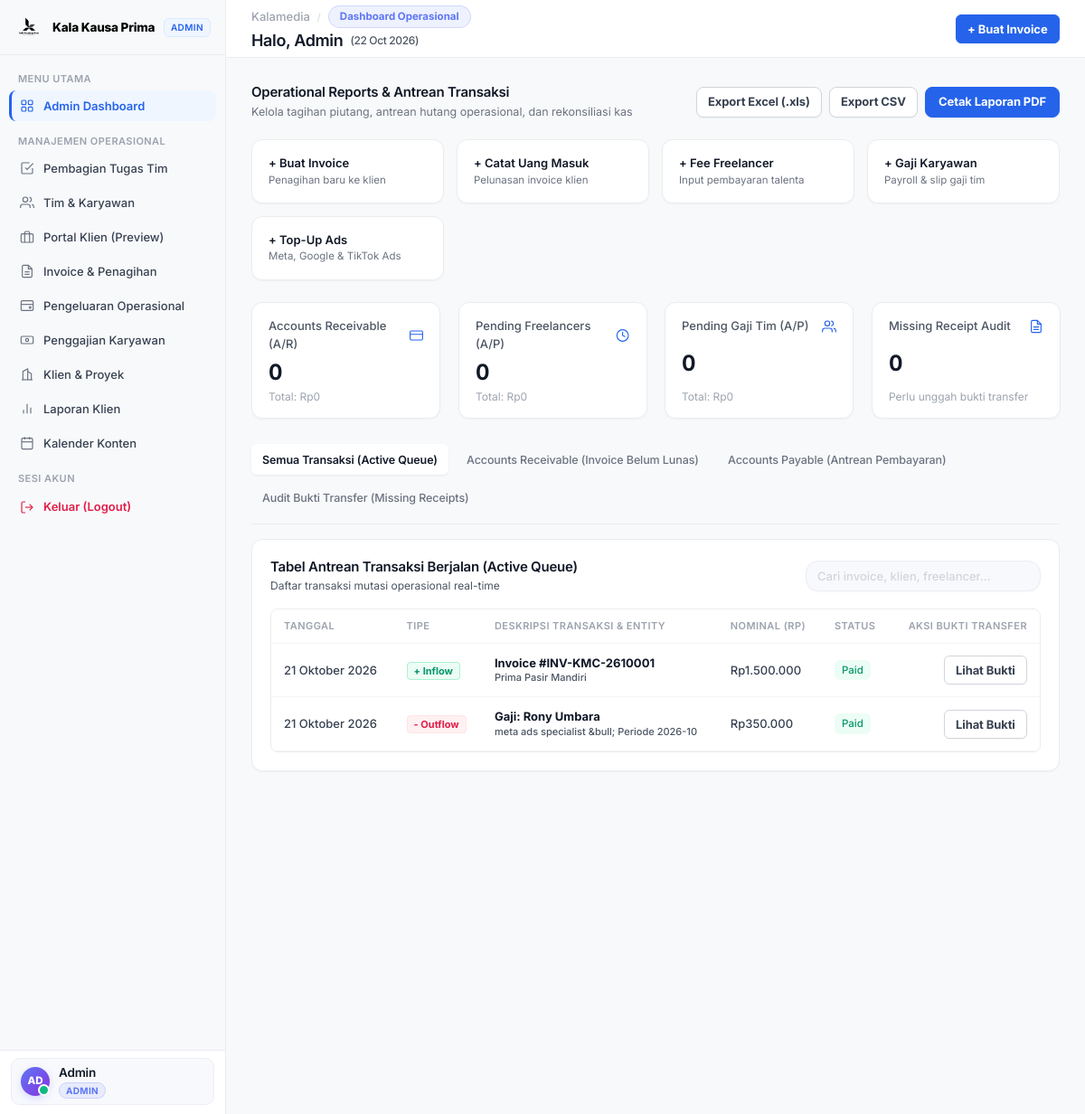
The page /admin-dashboard?_u=u_2 (signed in) on the database as committed earlier.
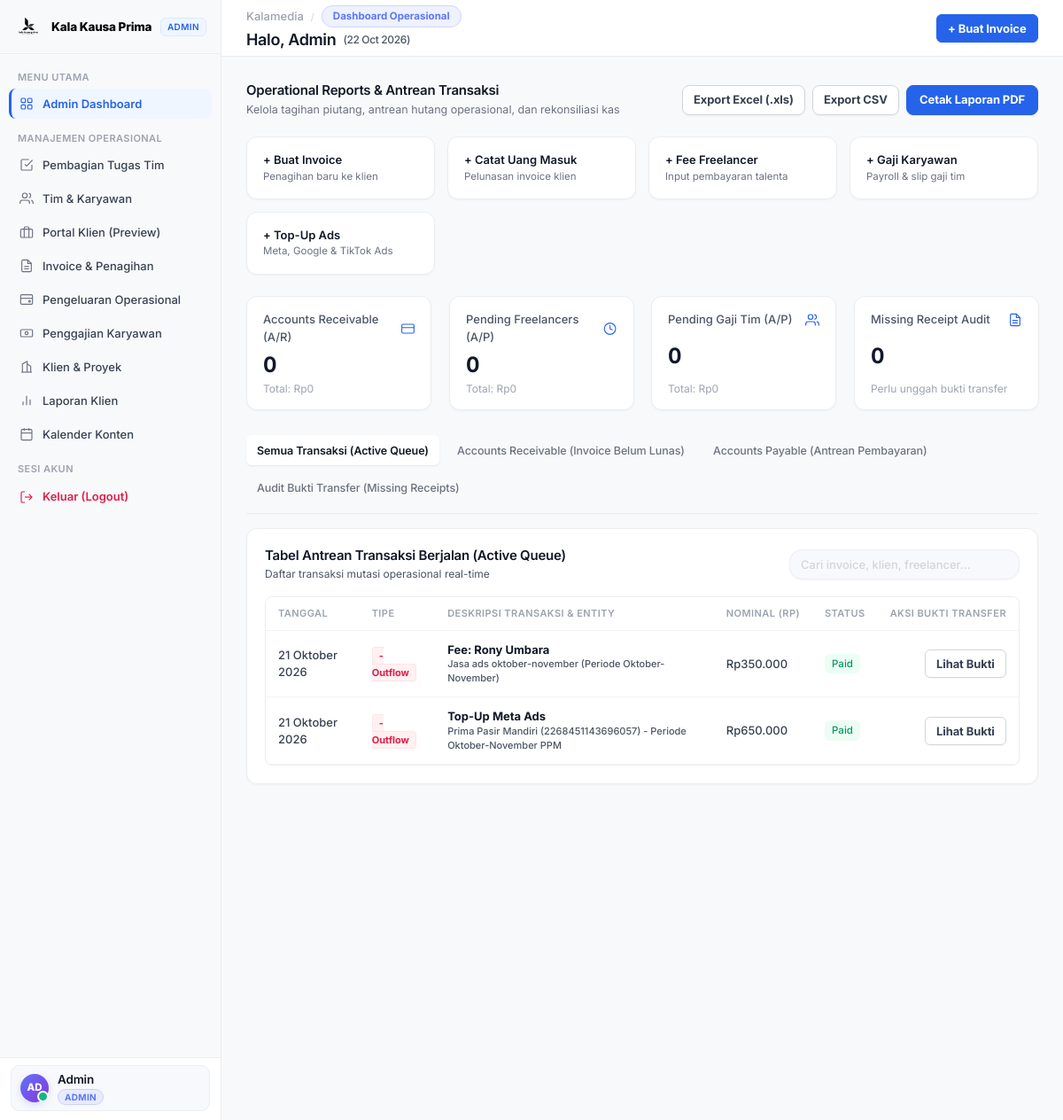
The same page on the database as committed later.
### tables this page shows
CREATE TABLE invoices (
                id INTEGER PRIMARY KEY AUTOINCREMENT,
                invoice_number VARCHAR(50) UNIQUE NOT NULL,
                client_id INTEGER NOT NULL,
                project_id INTEGER DEFAULT NULL,
                issue_date DATE NOT NULL,
                due_date DATE NOT NULL,
                subtotal DECIMAL(15,2) NOT NULL DEFAULT 0,
                discount_percent DECIMAL(5,2) DEFAULT 0,
                discount_amount DECIMAL(15,2) DEFAULT 0,
                tax_percent DECIMAL(5,2) DEFAULT 0,
                tax_amount DECIMAL(15,2) DEFAULT 0,
                total_amount DECIMAL(15,2) NOT NULL DEFAULT 0,
                status VARCHAR(20) DEFAULT 'Draft', -- 'Draft', 'Sent', 'Paid', 'Overdue'
                paid_at DATETIME DEFAULT NULL,
                payment_method VARCHAR(50) DEFAULT NULL,
                receipt_file VARCHAR(255) DEFAULT NULL,
                notes TEXT DEFAULT NULL,
                created_at DATETIME DEFAULT CURRENT_TIMESTAMP, is_deleted INTEGER DEFAULT 0,
                FOREIGN KEY (client_id) REFERENCES clients(id) ON DELETE CASCADE,
                FOREIGN KEY (project_id) REFERENCES projects(id) ON DELETE SET NULL
            );

CREATE TABLE clients (
                id INTEGER PRIMARY KEY AUTOINCREMENT,
                name VARCHAR(150) NOT NULL,
                company VARCHAR(150) NOT NULL,
                email VARCHAR(150) NOT NULL,
                phone VARCHAR(50) NOT NULL,
                address TEXT DEFAULT NULL,
                created_at DATETIME DEFAULT CURRENT_TIMESTAMP
            , logo VARCHAR(255) DEFAULT NULL, is_deleted INTEGER DEFAULT 0, company_name VARCHAR(150) DEFAULT NULL, pic_name VARCHAR(150) DEFAULT NULL, package_name VARCHAR(100) DEFAULT 'Social Media & Performance Ads', status VARCHAR(30) DEFAULT 'Active', service_type VARCHAR(200) DEFAULT 'Kelola Sosmed', contract_start_date DATE DEFAULT NULL, contract_end_date DATE DEFAULT NULL, contract_status VARCHAR(30) DEFAULT 'active');

CREATE TABLE salaries (
                id INTEGER PRIMARY KEY AUTOINCREMENT,
                employee_id INTEGER DEFAULT NULL,
                employee_name VARCHAR(150) NOT NULL,
                employee_position VARCHAR(100) DEFAULT NULL,
                bank_name VARCHAR(100) DEFAULT 'BCA',
                bank_account VARCHAR(100) DEFAULT NULL,
                month_period VARCHAR(20) NOT NULL, -- e.g. '2026-08' or 'Agustus 2026'
                base_salary DECIMAL(15,2) NOT NULL DEFAULT 0,
                allowance DECIMAL(15,2) NOT NULL DEFAULT 0, -- Tunjangan, Bonus, Lembur
                deduction DECIMAL(15,2) NOT NULL DEFAULT 0, -- Potongan, BPJS, PPh21, Kasbon
                net_salary DECIMAL(15,2) NOT NULL DEFAULT 0, -- Take-Home Pay (base + allowance - deduction)
                payment_date DATE NOT NULL,
                status VARCHAR(20) DEFAULT 'Pending', -- 'Pending', 'Paid'
                paid_at DATETIME DEFAULT NULL,
                receipt_file VARCHAR(255) DEFAULT NULL,
                notes TEXT DEFAULT NULL,
                created_at DATETIME DEFAULT CURRENT_TIMESTAMP, is_deleted INTEGER DEFAULT 0,
                FOREIGN KEY (employee_id) REFERENCES employees(id) ON DELETE SET NULL
            );

CREATE TABLE freelancer_payouts (
                id INTEGER PRIMARY KEY AUTOINCREMENT,
                freelancer_name VARCHAR(150) NOT NULL,
                freelancer_bank VARCHAR(100) DEFAULT NULL,
                freelancer_account VARCHAR(100) DEFAULT NULL,
                project_id INTEGER NOT NULL,
                task_description TEXT NOT NULL,
                amount DECIMAL(15,2) NOT NULL DEFAULT 0,
                status VARCHAR(20) DEFAULT 'Pending', -- 'Pending', 'Paid'
                paid_at DATETIME DEFAULT NULL,
                receipt_file VARCHAR(255) DEFAULT NULL,
                created_at DATETIME DEFAULT CURRENT_TIMESTAMP, is_deleted INTEGER DEFAULT 0, freelancer_phone VARCHAR(50) DEFAULT NULL,
                FOREIGN KEY (project_id) REFERENCES projects(id) ON DELETE CASCADE
            );

CREATE TABLE ads_spend (
                id INTEGER PRIMARY KEY AUTOINCREMENT,
                client_id INTEGER NOT NULL,
                project_id INTEGER DEFAULT NULL,
                platform VARCHAR(50) NOT NULL, -- 'Meta Ads', 'Google Ads', 'TikTok Ads', 'LinkedIn Ads'
                account_id VARCHAR(100) DEFAULT NULL,
                amount DECIMAL(15,2) NOT NULL DEFAULT 0,
                spent_date DATE NOT NULL,
                receipt_file VARCHAR(255) DEFAULT NULL,
                notes TEXT DEFAULT NULL,
                created_at DATETIME DEFAULT CURRENT_TIMESTAMP, is_deleted INTEGER DEFAULT 0,
                FOREIGN KEY (client_id) REFERENCES clients(id) ON DELETE CASCADE,
                FOREIGN KEY (project_id) REFERENCES projects(id) ON DELETE SET NULL
            );

### config/app.php (called while the page is built, shortened)
<?php
function format_rupiah($number, $with_prefix = true) {
    $val = number_format(floatval($number), 0, ',', '.');
    return $with_prefix ? 'Rp' . $val : $val;
}
function format_date($date_str, $with_time = false) {
    $timestamp = strtotime($date_str);
    $months = [
        1 => 'Januari', 2 => 'Februari', 3 => 'Maret', 4 => 'April',
        5 => 'Mei', 6 => 'Juni', 7 => 'Juli', 8 => 'Agustus',
        9 => 'September', 10 => 'Oktober', 11 => 'November', 12 => 'Desember'
    ];
    $d = date('d', $timestamp);
    $m = $months[(int)date('m', $timestamp)];
    $y = date('Y', $timestamp);
    return "$d $m $y";
}

### views/admin_dashboard.php (shortened to what the rows shown need)
<?php
$db = Database::getConnection();
$transactions = [];
$invoices = $db->query("
    SELECT i.id, i.invoice_number, i.total_amount, i.status, i.issue_date, i.due_date, i.receipt_file,
           c.company as client_company, 'Inflow (Invoice)' as trans_type, 'invoice' as target_type
    FROM invoices i
    JOIN clients c ON i.client_id = c.id
    WHERE COALESCE(i.is_deleted, 0) = 0
    ORDER BY i.id DESC LIMIT 15
")->fetchAll();
foreach ($invoices as $inv) {
    $transactions[] = [
        'id' => $inv['id'],
        'target_type' => 'invoice',
        'trans_type' => 'Inflow',
        'date' => $inv['issue_date'],
        'due_date' => $inv['due_date'],
        'title' => "Invoice #" . $inv['invoice_number'],
        'subtitle' => $inv['client_company'],
        'amount' => floatval($inv['total_amount']),
        'status' => $inv['status'],
        'receipt_file' => $inv['receipt_file']
    ];
}
$payouts = $db->query("
    SELECT p.id, p.freelancer_name, p.freelancer_bank, p.freelancer_account, p.amount, p.status,
           p.task_description, p.created_at as trans_date, p.receipt_file,
           pr.name as project_name, 'Outflow (Freelancer)' as trans_type, 'payout' as target_type
    FROM freelancer_payouts p
    LEFT JOIN projects pr ON p.project_id = pr.id
    WHERE COALESCE(p.is_deleted, 0) = 0
    ORDER BY p.id DESC LIMIT 15
")->fetchAll();
foreach ($payouts as $pay) {
    $transactions[] = [
        'id' => $pay['id'],
        'target_type' => 'payout',
        'trans_type' => 'Outflow',
        'date' => date('Y-m-d', strtotime($pay['trans_date'])),
        'title' => "Fee: " . $pay['freelancer_name'],
        'subtitle' => $pay['task_description'] . " (" . $pay['project_name'] . ")",
        'bank_info' => ($pay['freelancer_bank'] ? $pay['freelancer_bank'] . " - " . $pay['freelancer_account'] : ""),
        'amount' => floatval($pay['amount']),
        'status' => $pay['status'],
        'receipt_file' => $pay['receipt_file']
    ];
}
$sals = $db->query("
    SELECT s.id, s.employee_name, s.employee_position, s.net_salary, s.status, s.payment_date as trans_date, s.receipt_file, s.month_period, s.bank_name, s.bank_account,
           'Outflow (Gaji Karyawan)' as trans_type, 'salary' as target_type
    FROM salaries s
    WHERE COALESCE(s.is_deleted, 0) = 0
    ORDER BY s.id DESC LIMIT 15
")->fetchAll();
foreach ($sals as $sal) {
    $transactions[] = [
        'id' => $sal['id'],
        'target_type' => 'salary',
        'trans_type' => 'Outflow',
        'date' => $sal['trans_date'],
        'title' => "Gaji: " . $sal['employee_name'],
        'subtitle' => ($sal['employee_position'] ?: 'Karyawan') . " &bull; Periode " . $sal['month_period'],
        'bank_info' => ($sal['bank_name'] ? $sal['bank_name'] . " - " . $sal['bank_account'] : ""),
        'amount' => floatval($sal['net_salary']),
        'status' => $sal['status'],
        'receipt_file' => $sal['receipt_file']
    ];
}
$adsList = $db->query("
    SELECT a.id, a.platform, a.amount, a.spent_date, a.receipt_file, a.account_id, a.notes,
           c.company as client_company, 'Outflow (Ads)' as trans_type, 'ads' as target_type
    FROM ads_spend a
    JOIN clients c ON a.client_id = c.id
    WHERE COALESCE(a.is_deleted, 0) = 0
    ORDER BY a.id DESC LIMIT 15
")->fetchAll();
foreach ($adsList as $ad) {
    $transactions[] = [
        'id' => $ad['id'],
        'target_type' => 'ads',
        'trans_type' => 'Outflow',
        'date' => $ad['spent_date'],
        'title' => "Top-Up " . $ad['platform'],
        'subtitle' => $ad['client_company'] . ($ad['account_id'] ? " ({$ad['account_id']})" : "") . ($ad['notes'] ? " - {$ad['notes']}" : ""),
        'amount' => floatval($ad['amount']),
        'status' => 'Paid',
        'receipt_file' => $ad['receipt_file']
    ];
}
usort($transactions, function ($a, $b) {
    return strcmp($b['date'], $a['date']);
});
?>
<!DOCTYPE html>
<html lang="id">
<head>
  <link rel="stylesheet" href="assets/css/style.css?v=saas-linear-1.0">
</head>
<body>
  <div class="app-container">
    <main class="main-wrapper">
      <?php require_once BASE_PATH . '/includes/header.php'; ?>
      <div class="content-body">
        <div style="display: flex; justify-content: space-between; align-items: center; margin-bottom: 20px; flex-wrap: wrap; gap: 12px;">
          <div>
            <h2 style="font-size: 18px; font-weight: 600; color: #111827; margin: 0; letter-spacing: -0.02em;">Operational Reports & Antrean Transaksi</h2>
          </div>
        </div>
        <div class="glass-panel">
          <div id="section-tab-all" class="table-responsive">
            <table class="table-custom" id="queue-table">
              <thead>
                <tr>
                  <th>Tanggal</th>
                  <th>Tipe</th>
                  <th>Deskripsi Transaksi & Entity</th>
                  <th>Nominal (Rp)</th>
                  <th>Status</th>
                  <th style="text-align: right;">Aksi Bukti Transfer</th>
                </tr>
              </thead>
              <tbody>
                <?php if (empty($transactions)): ?>
                  <tr><td colspan="6" style="text-align: center; color: var(--text-muted); padding: 24px;">Belum ada transaksi dalam antrean.</td></tr>
                <?php else: ?>
                  <?php foreach ($transactions as $t): ?>
                    <tr>
                      <td style="color: var(--text-secondary);"><?= format_date($t['date']) ?></td>
                      <td>
                        <span class="badge-type-<?= $t['trans_type'] === 'Inflow' ? 'in' : 'out' ?>">
                          <?= $t['trans_type'] === 'Inflow' ? '+ Inflow' : '- Outflow' ?>
                        </span>
                      </td>
                      <td>
                        <div style="font-weight: 700; color: #101828;"><?= htmlspecialchars($t['title']) ?></div>
                        <div style="font-size: 11px; color: var(--text-secondary);"><?= htmlspecialchars($t['subtitle']) ?></div>
                      </td>
                      <td style="font-weight: 700; color: <?= $t['trans_type'] === 'Inflow' ? 'var(--success-text)' : 'var(--danger-text)' ?>;">
                        <?= format_rupiah($t['amount']) ?>
                      </td>
                      <td>
                        <span class="badge-status badge-<?= strtolower($t['status']) ?>">
                          <?= $t['status'] ?>
                        </span>
                      </td>
                      <td style="text-align: right;">
                        <?php if (!empty($t['receipt_file'])): ?>
                          <button type="button" class="btn btn-secondary btn-sm" onclick="viewReceiptImage('<?= UPLOAD_URL . '/' . htmlspecialchars($t['receipt_file']) ?>', '<?= htmlspecialchars($t['title']) ?>')">
                            <span>Lihat Bukti</span>
                          </button>
                        <?php else: ?>
                          <button type="button" class="btn btn-secondary btn-sm" onclick="triggerUploadModal('<?= $t['target_type'] ?>', <?= $t['id'] ?>, 'Upload Bukti <?= htmlspecialchars($t['title']) ?>')">
                            <span>Upload Bukti</span>
                          </button>
                        <?php endif; ?>
                      </td>
                    </tr>
                  <?php endforeach; ?>
                <?php endif; ?>
              </tbody>
            </table>
          </div>
        </div>
  <?php require_once BASE_PATH . '/includes/footer.php'; ?>
</body>
</html>

Rows that differ between the two databases and show on the page:
removed invoices: issue_date "21 Oktober 2026", shows "+ Inflow", title "Invoice #INV-KMC-2610001", client.company "Prima Pasir Mandiri", total_amount "Rp1.500.000", status "Paid"
removed salaries: payment_date "21 Oktober 2026", shows "- Outflow", title "Gaji: Rony Umbara", subtitle "meta ads specialist &bull; Periode 2026-10", net_salary "Rp350.000", status "Paid"
added freelancer_payouts: date "21 Oktober 2026", shows "- Outflow", title "Fee: Rony Umbara", subtitle "Jasa ads oktober-november (Periode Oktober-November)", amount "Rp350.000", status "Paid"
added ads_spend: spent_date "21 Oktober 2026", shows "- Outflow", title "Top-Up Meta Ads", subtitle "Prima Pasir Mandiri (2268451143696057) - Periode Oktober-November PPM", amount "Rp650.000", status "Paid"
